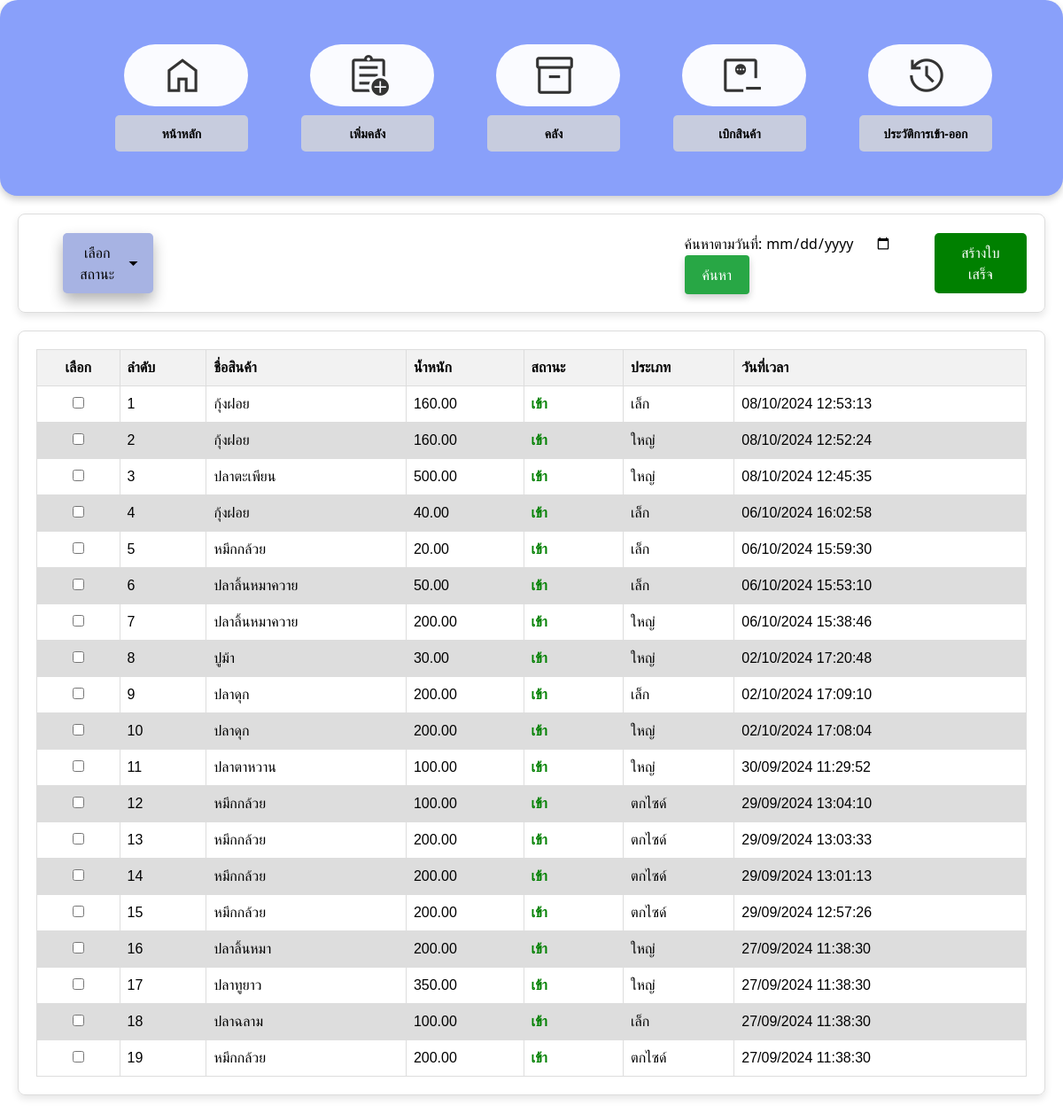
Page /projectfish/history.php?type=addition on the committed database.
### tables this page shows
CREATE TABLE `inventory_history` (
  `id` int(11) NOT NULL,
  `product_name` varchar(255) NOT NULL,
  `change_amount` decimal(10,2) NOT NULL,
  `change_type` varchar(255) NOT NULL,
  `type` varchar(50) NOT NULL,
  `change_date` datetime NOT NULL DEFAULT current_timestamp()
);

### projectfish/history.php (the view, shortened to what this page needs)
<!DOCTYPE html>
<html lang="th">
<head>
    <link href="his_style.css" rel="stylesheet" type="text/css" />
    <link href="dropdown_style.css" rel="stylesheet" type="text/css" />
    <link href="table_inv.css" rel="stylesheet" type="text/css" />
    <script src="https://cdn.tailwindcss.com"></script>
    <link rel="stylesheet" href="https://cdnjs.cloudflare.com/ajax/libs/font-awesome/6.0.0-beta3/css/all.min.css" />
    <link rel="stylesheet" href="https://cdnjs.cloudflare.com/ajax/libs/font-awesome/4.7.0/css/font-awesome.min.css">
</head>
<body>
<div class="main-container">
    <div class="button-container">
        <div>
            <button class="btn glass"><a href="index.php">
                <i class="material-symbols-outlined icon-large mr-2">home</i>
            </a></button>
            <div class="la"><b>หน้าหลัก</b></div>
        </div>
        <div>
            <button class="btn glass"><a href="add_inventory.php">
                <i class="material-symbols-outlined icon-large mr-2">assignment_add</i>
            </a></button>
            <div class="la"><b>เพิ่มคลัง</b></div>
        </div>
        <div>
            <button class="btn glass"><a href="inventory.php">
                <i class="material-symbols-outlined icon-large mr-2">inventory_2</i>
            </a></button>
            <div class="la"><b>คลัง</b></div>
        </div>
        <div>
            <button class="btn glass"><a href="minus.php">
                <i class="material-symbols-outlined icon-large mr-2">monitor_weight_loss</i>
            </a></button>
            <div class="la"><b>เบิกสินค้า</b></div>
        </div>
        <div>
            <button class="btn glass"><a href="history.php">
                <i class="material-symbols-outlined icon-large mr-2">history</i>
            </a></button>
            <div class="la2"><b>ประวัติการเข้า-ออก</b></div>
        </div>
    </div>
</div>
<div class="column1"><div class="wrapper1">
    <div class="dropdown">
        <button onclick="toggleDropdown()" class="dropbtn"> เลือกสถานะ
            <i class="material-symbols-outlined">arrow_drop_down</i>
        </button>
    </div>
    <div class="search-date">
        <label for="searchDate">ค้นหาตามวันที่:</label>
        <input type="date" id="searchDate" name="searchDate">
        <button class="btn1" type="button" onclick="searchByDate()">ค้นหา</button>
    </div>
    <button type="button" class="bill-button" onclick="submitForm()">สร้างใบเสร็จ</button>
</div>
<form id="receiptForm" action="generate_receipt.php" method="POST">
    <div class="wrapper">
        <table>
            <thead>
                <tr>
                    <th><center>เลือก</center></th>
                    <th>ลำดับ</th>
                    <th>ชื่อสินค้า</th>
                    <th>น้ำหนัก</th>
                    <th>สถานะ</th>
                    <th>ประเภท</th>
                    <th>วันที่เวลา</th>
                </tr>
            </thead>
            <tbody>
                <?php
                $servername = "localhost";
                $username = "root";
                $password = "";
                $dbname = "inventory_db";
                $conn = new mysqli($servername, $username, $password, $dbname);
                $type_filter = isset($_GET['type']) ? $_GET['type'] : '';
                $sql = "SELECT * FROM inventory_history";
                $where_clauses = [];
                if ($type_filter !== '' && $type_filter !== 'ทั้งหมด') {
                    $type_filter = $conn->real_escape_string($type_filter);
                    $where_clauses[] = "change_type = '$type_filter'";
                }
                if (count($where_clauses) > 0) {
                    $sql .= " WHERE " . implode(" AND ", $where_clauses);
                }
                $sql .= " ORDER BY change_date DESC";
                $result = $conn->query($sql);
                if ($result->num_rows > 0) {
                    $row_number = 1;
                    while ($row = $result->fetch_assoc()) {
                        $change_date = new DateTime($row['change_date']);
                        $formatted_date = $change_date->format('d/m/Y H:i:s');
                        $change_type = htmlspecialchars($row['change_type']);
                        $type = htmlspecialchars($row['type']);
                        if ($change_type == '0') {
                            $change_type_display = 'ออก';
                            $status_class = 'status-out';
                        } elseif ($change_type == 'addition') {
                            $change_type_display = 'เข้า';
                            $status_class = 'status-in';
                        } else {
                            $change_type_display = 'ไม่ทราบ';
                            $status_class = '';
                        }
                        echo "<tr>";
                        echo "<td><center><input type='checkbox' name='selected_ids[]' value='" . $row['id'] . "' data-status='" . $change_type . "'></center></td>";
                        echo "<td>" . $row_number . "</td>";
                        echo "<td>" . htmlspecialchars($row['product_name']) . "</td>";
                        echo "<td>" . htmlspecialchars($row['change_amount']) . "</td>";
                        echo "<td class='" . $status_class . "'>" . $change_type_display . "</td>";
                        echo "<td>" . $type . "</td>";
                        echo "<td>" . $formatted_date . "</td>";
                        echo "</tr>";
                        $row_number++;
                    }
                } else {
                    echo "<tr><td colspan='7'>ไม่มีข้อมูล</td></tr>";
                }
                ?>
            </tbody>
        </table>
    </div>
</form></div>
</body>
</html>

### projectfish/his_style.css (style rules this page uses)
.main-container { display: flex; align-items: center; justify-content: center; width: auto; padding: 50px; border-radius: 20px; box-shadow: 0 4px 8px rgba(0, 0, 0, 0.2); background-color: #89a0fa; background-size: cover; background-position: center; background-repeat: no-repeat; }
.button-container { display: flex; flex-wrap: wrap-reverse; justify-content: center; gap: 10px; }
.btn { display: flex; align-items: center; justify-content: center; width: 140px; padding: 10px; border: none; border-radius: 50px; background-color: rgba(255, 255, 255, 0.955); color: #333; cursor: pointer; text-align: center; text-decoration: none; transition: background-color 0.3s ease; margin-left: 60px; }
.btn a { text-decoration: none; color: inherit; display: flex; align-items: center; justify-content: center; }
.btn1 { background-color: #28a745; color: white; border: none; padding: 10px 20px; border-radius: 4px; cursor: pointer; text-decoration: none; box-shadow: 0 4px 8px rgba(0, 0, 0, 0.2); }
.la, .la2 { margin-top: 10px; margin-left: 50px; font-size: 14px; background-color: #d7d7d7cb; color: #000000; border: none; padding: 10px; border-radius: 5px; text-align: center; }
.wrapper { display: flex; align-items: center; justify-content: space-between; padding: 20px; margin: 20px; border: 1px solid #ddd; border-radius: 8px; box-shadow: 0 4px 8px rgba(0, 0, 0, 0.1); }
.dropdown { position: relative; display: inline-block; }
table { width: 100%; border-collapse: collapse; }
th, td { border: 1px solid #ddd; padding: 8px; text-align: center; }
th { background-color: #f2f2f2; }
.status-in { font-weight: 900; color: green; }
.bill-button { margin-left: auto; padding: 10px 20px; background-color: green; color: white; border: none; border-radius: 5px; cursor: pointer; }
.wrapper1 { display: flex; align-items: center; justify-content: space-between; padding: 20px; padding-left: 650px; margin: 20px; border: 1px solid #ddd; border-radius: 8px; box-shadow: 0 4px 8px rgba(0, 0, 0, 0.1); }

### projectfish/dropdown_style.css (style rules this page uses)
.dropbtn { position: relative; right: 600px; display: flex; align-items: center; font-size: 16px; padding: 10px; background: #A7B3E3; border: none; cursor: pointer; border-radius: 5px; box-shadow: 0px 8px 16px 0px rgba(0,0,0,0.3); }

### projectfish/table_inv.css (style rules this page uses)
table { font-family: arial, sans-serif; border-collapse: collapse; width: 100%; }
td, th { border: 1px solid #dddddd; text-align: left; padding: 8px; }
tr:nth-child(even) { background-color: #dddddd; }

### projectfish/history.php (style rules this page uses)
.icon-large { font-size: 50px; }
.status-in { color: green; }

### rows in the picture
inventory_history: product_name "กุ้งฝอย", change_amount "160.00", change_type "เข้า", type "เล็ก", change_date "08/10/2024 12:53:13"
inventory_history: product_name "กุ้งฝอย", change_amount "160.00", change_type "เข้า", type "ใหญ่", change_date "08/10/2024 12:52:24"
inventory_history: product_name "ปลาตะเพียน", change_amount "500.00", change_type "เข้า", type "ใหญ่", change_date "08/10/2024 12:45:35"
inventory_history: product_name "กุ้งฝอย", change_amount "40.00", change_type "เข้า", type "เล็ก", change_date "06/10/2024 16:02:58"
inventory_history: product_name "หมึกกล้วย", change_amount "20.00", change_type "เข้า", type "เล็ก", change_date "06/10/2024 15:59:30"
inventory_history: product_name "ปลาลิ้นหมาควาย", change_amount "50.00", change_type "เข้า", type "เล็ก", change_date "06/10/2024 15:53:10"
inventory_history: product_name "ปลาลิ้นหมาควาย", change_amount "200.00", change_type "เข้า", type "ใหญ่", change_date "06/10/2024 15:38:46"
inventory_history: product_name "ปูม้า", change_amount "30.00", change_type "เข้า", type "ใหญ่", change_date "02/10/2024 17:20:48"
inventory_history: product_name "ปลาดุก", change_amount "200.00", change_type "เข้า", type "เล็ก", change_date "02/10/2024 17:09:10"
inventory_history: product_name "ปลาดุก", change_amount "200.00", change_type "เข้า", type "ใหญ่", change_date "02/10/2024 17:08:04"
inventory_history: product_name "ปลาตาหวาน", change_amount "100.00", change_type "เข้า", type "ใหญ่", change_date "30/09/2024 11:29:52"
inventory_history: product_name "หมึกกล้วย", change_amount "100.00", change_type "เข้า", type "ตกไซด์", change_date "29/09/2024 13:04:10"
inventory_history: product_name "หมึกกล้วย", change_amount "200.00", change_type "เข้า", type "ตกไซด์", change_date "29/09/2024 13:03:33"
inventory_history: product_name "หมึกกล้วย", change_amount "200.00", change_type "เข้า", type "ตกไซด์", change_date "29/09/2024 13:01:13"
inventory_history: product_name "หมึกกล้วย", change_amount "200.00", change_type "เข้า", type "ตกไซด์", change_date "29/09/2024 12:57:26"
inventory_history: product_name "ปลาลิ้นหมา", change_amount "200.00", change_type "เข้า", type "ใหญ่", change_date "27/09/2024 11:38:30"
inventory_history: product_name "ปลาทูยาว", change_amount "350.00", change_type "เข้า", type "ใหญ่", change_date "27/09/2024 11:38:30"
inventory_history: product_name "ปลาฉลาม", change_amount "100.00", change_type "เข้า", type "เล็ก", change_date "27/09/2024 11:38:30"
inventory_history: product_name "หมึกกล้วย", change_amount "200.00", change_type "เข้า", type "ตกไซด์", change_date "27/09/2024 11:38:30"
